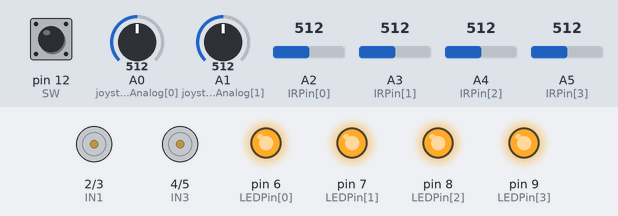
Recording of a sketch running on a simulated Arduino Uno, built with avr-gcc and run on an emulated ATmega328P. Shown: motor-driver pin pairs drawn as motors (green arrow = first pin HIGH = forward, orange = second pin HIGH = backward, longer = more drive, scaled by the enable pin), output pins drawn as LEDs (lit = HIGH). Dashed ring = blinking. The inputs (shaded band) are chosen by the test bench; at power-on: pin 12 (SW) HIGH, A1 (joystickAnalog[1]) = 512, A0 (joystickAnalog[0]) = 512, A4 (IRPin[2]) = 512, A2 (IRPin[0]) = 512, A3 (IRPin[1]) = 512, A5 (IRPin[3]) = 512. What the sketch prints to the serial monitor is not drawn.

Above: at 1.2 s.
1.3 s: pin 12 (SW) pulled LOW for 0.15 s
2.9 s: A1 (joystickAnalog[1]) set to 751
4.4 s: A1 (joystickAnalog[1]) set to 783
At 4.76 s:
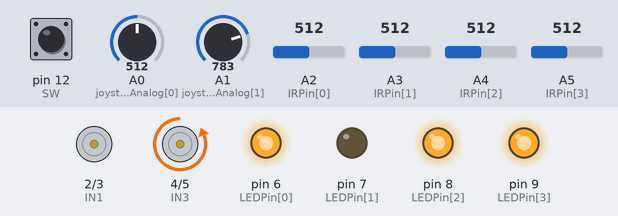
At 5.72 s:
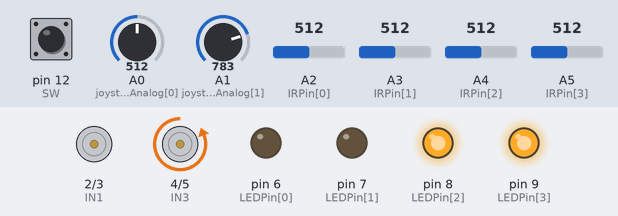
7.4 s: A0 (joystickAnalog[0]) set to 760
10.4 s: A0 (joystickAnalog[0]) set to 776
At 11.15 s:
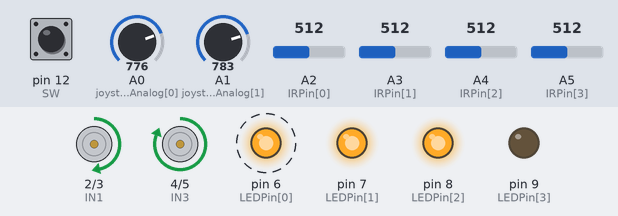
13.4 s: A4 (IRPin[2]) set to 107
16.4 s: A4 (IRPin[2]) set to 91
At 17.2 s:
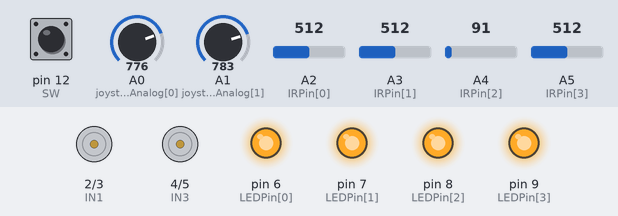
Timing chart, 0 to 18.9 s (numbered marks = the images above; inputs shaded):
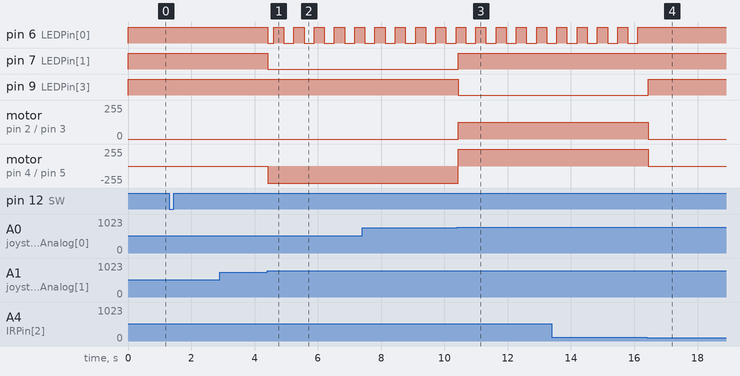

The sketch:

car.ino
```cpp
//HIGH MEANS 0 AND LOW MEANS 1 i.e LED LIGHTING ON LOW AND NOT ON HIGH. DON'T KNOW WHY BUT THIS IS HAPPENING.
// correct ir sensor value taken for left and right turn.
const int IN1 = 2;
const int IN2 = 3;
const int IN3 = 4;
const int IN4 = 5;
const int LEDPin[] = {6, 7, 8, 9};
const int ENA = 10;
const int ENB = 11;
const int SW = 12;
const int joystickAnalog[] = {A0, A1};
const int IRPin[] = {A2, A3, A4, A5};
int joystickAnalogValue[] = {0, 0};
int i;
int IR_SensorValue[] = {0,0,0,0};
unsigned long previousMillis = 0;
const long interval = 300;
const int F = 255, H = 125, Z = 0;
int ledState = LOW;
int forward = 1, backward = 1;

void setup() {
  // put your setup code here, to run once:
  // initialize serial communications at 9600 bps:
  Serial.begin(9600);
  pinMode(IN1, OUTPUT);
  pinMode(IN2, OUTPUT);
  pinMode(IN3, OUTPUT);
  pinMode(IN4, OUTPUT);
  pinMode(ENA, OUTPUT);
  pinMode(ENB, OUTPUT);
  for(i=0; i<4; i++)
  {
    pinMode(LEDPin[i], OUTPUT);
    digitalWrite(LEDPin[i], HIGH);
  }
    pinMode(SW, INPUT);
    digitalWrite(SW, HIGH);
}

void loop() {
  // put your main code here, to run repeatedly:
  while(digitalRead(SW) == 1)
    Serial.println("First");
  while(digitalRead(SW) == 0);
  while(digitalRead(SW) == 1)
  {
    for(i=0;i<4;i++)
      IR_SensorValue[i] = analogRead(IRPin[i]);
    if(IR_SensorValue[0] < 100 || IR_SensorValue[1] <100)
      forward = 0;
    else
      forward = 1;
    if(IR_SensorValue[2] < 100 || IR_SensorValue[3] <100)
      backward = 0;
    else
      backward = 1;
    joystickAnalogValue[0] = analogRead(joystickAnalog[0]);
    joystickAnalogValue[1] = analogRead(joystickAnalog[1]);
    Serial.println(joystickAnalogValue[0]);
    Serial.println(joystickAnalogValue[1]);
    unsigned long currentMillis = millis();
    if (currentMillis - previousMillis >= interval)
    {
      previousMillis = currentMillis;
      if (ledState == LOW)
        ledState = HIGH;
      else
        ledState = LOW;
    }
    for(i=0; i<2; i++)
    {
      if(joystickAnalogValue[i] >= 0 && joystickAnalogValue[i] <= 255)
        joystickAnalogValue[i] = 0;
      else if(joystickAnalogValue[i] >= 256 && joystickAnalogValue[i] <= 767)
        joystickAnalogValue[i] = 1;
      else
        joystickAnalogValue[i] = 2;
    }
      Serial.println(joystickAnalogValue[0]);
      Serial.println(joystickAnalogValue[1]);
      if(joystickAnalogValue[0] == 2)
      {
        digitalWrite(IN1, HIGH);
        digitalWrite(IN2, LOW);
        digitalWrite(IN3, HIGH);
        digitalWrite(IN4, LOW);
      }
      else if(joystickAnalogValue[0] == 1 && joystickAnalogValue[1] == 1)
      {
        digitalWrite(IN1, HIGH);
        digitalWrite(IN2, HIGH);
        digitalWrite(IN3, HIGH);
        digitalWrite(IN4, HIGH);
      }
      else
      {
        digitalWrite(IN1, LOW);
        digitalWrite(IN2, HIGH);
        digitalWrite(IN3, LOW);
        digitalWrite(IN4, HIGH);
      }
      //NORTH
        if(joystickAnalogValue[0] == 0 && joystickAnalogValue[1] == 1 && forward == 1)
        {
          analogWrite(ENA, F);
          analogWrite(ENB, F);
          digitalWrite(LEDPin[0], HIGH);
          digitalWrite(LEDPin[1], LOW);
          digitalWrite(LEDPin[2], HIGH);
          digitalWrite(LEDPin[3], HIGH);
          Serial.println("north");
        }
        //NORTH EAST
        else if(joystickAnalogValue[0] == 0 && joystickAnalogValue[1] == 0 && forward == 1)
        {
          analogWrite(ENA, F);
          analogWrite(ENB, H);
          digitalWrite(LEDPin[0], HIGH);
          digitalWrite(LEDPin[1], LOW);
          digitalWrite(LEDPin[2], ledState);
          digitalWrite(LEDPin[3], HIGH);
          Serial.println("north east");
        }
        //EAST
        else if(joystickAnalogValue[0] == 1 && joystickAnalogValue[1] == 0 && forward == 1)
        {
          analogWrite(ENA, F);
          analogWrite(ENB, Z);
          digitalWrite(LEDPin[0], HIGH);
          digitalWrite(LEDPin[1], LOW);
          digitalWrite(LEDPin[2], ledState);
          digitalWrite(LEDPin[3], HIGH);
          Serial.println("east");
        }
        //SOUTH EAST
        else if(joystickAnalogValue[0] == 2 && joystickAnalogValue[1] == 0 && backward == 1)
        {
          analogWrite(ENA, F);
          analogWrite(ENB, H);
          digitalWrite(LEDPin[0], HIGH);
          digitalWrite(LEDPin[1], HIGH);
          digitalWrite(LEDPin[2], ledState);
          digitalWrite(LEDPin[3], LOW);
          Serial.println("south east");
        }
        //SOUTH
        else if(joystickAnalogValue[0] == 2 && joystickAnalogValue[1] == 1 && backward == 1)
        {
          analogWrite(ENA, F);
          analogWrite(ENB, F);
          digitalWrite(LEDPin[0], HIGH);
          digitalWrite(LEDPin[1], HIGH);
          digitalWrite(LEDPin[2], HIGH);
          digitalWrite(LEDPin[3], LOW);
          Serial.println("south");
        }
        //SOUTH WEST
        else if(joystickAnalogValue[0] == 2 && joystickAnalogValue[1] == 2 && backward == 1)
        {
          analogWrite(ENA, H);
          analogWrite(ENB, F);
          digitalWrite(LEDPin[0], ledState);
          digitalWrite(LEDPin[1], HIGH);
          digitalWrite(LEDPin[2], HIGH);
          digitalWrite(LEDPin[3], LOW);
          Serial.println("south west");
        }
        //WEST
        else if(joystickAnalogValue[0] == 1 && joystickAnalogValue[1] == 2 && forward == 1)
        {
          analogWrite(ENA, Z);
          analogWrite(ENB, F);
          digitalWrite(LEDPin[0], ledState);
          digitalWrite(LEDPin[1], LOW);
          digitalWrite(LEDPin[2], HIGH);
          digitalWrite(LEDPin[3], HIGH);
          Serial.println("west");
        }
        //NORTH WEST
        else if(joystickAnalogValue[0] == 0 && joystickAnalogValue[1] == 2 && forward == 1)
        {
          analogWrite(ENA, H);
          analogWrite(ENB, F);
          digitalWrite(LEDPin[0], ledState);
          digitalWrite(LEDPin[1], LOW);
          digitalWrite(LEDPin[2], HIGH);
          digitalWrite(LEDPin[3], HIGH);
          Serial.println("north west");
        }
        //CENTRE
        else
        {
          analogWrite(ENA, Z);
          analogWrite(ENB, Z);
          digitalWrite(LEDPin[0], HIGH);
          digitalWrite(LEDPin[1], HIGH);
          digitalWrite(LEDPin[2], HIGH);
          digitalWrite(LEDPin[3], HIGH);
          Serial.println("centre");
        }
  }
  while(digitalRead(SW) == 0);

}
```

Measured:
- the behaviour switches between 767 and 768 on A1 (joystickAnalog[1]) (found by bisection; images 0 and 1)
- the behaviour switches between 767 and 768 on A0 (joystickAnalog[0]) (found by bisection; images 2 and 3)
- the behaviour switches between 100 and 99 on A4 (IRPin[2]) (found by bisection; images 3 and 4)
- after the input at 4.4 s, pin 6 (LEDPin[0]): HIGH → LOW at once, then repeats every 0.64 s: HIGH 0.32 s, LOW 0.32 s; pin 7 (LEDPin[1]): HIGH → LOW at once; motor on pin 4 (IN3) / pin 5 (IN4): stopped → backward 255/255 at once
- after the input at 10.4 s, pin 7 (LEDPin[1]): LOW → HIGH at once; pin 9 (LEDPin[3]): HIGH → LOW at once; motor on pin 2 (IN1) / pin 3 (IN2): stopped → forward 125/255 at once; motor on pin 4 (IN3) / pin 5 (IN4): backward 255/255 → forward 255/255 at once
- after the input at 16.4 s, pin 6 (LEDPin[0]): stops changing and stays HIGH; pin 9 (LEDPin[3]): LOW → HIGH at once; motor on pin 2 (IN1) / pin 3 (IN2): forward 125/255 → stopped at once; motor on pin 4 (IN3) / pin 5 (IN4): forward 255/255 → stopped at once
